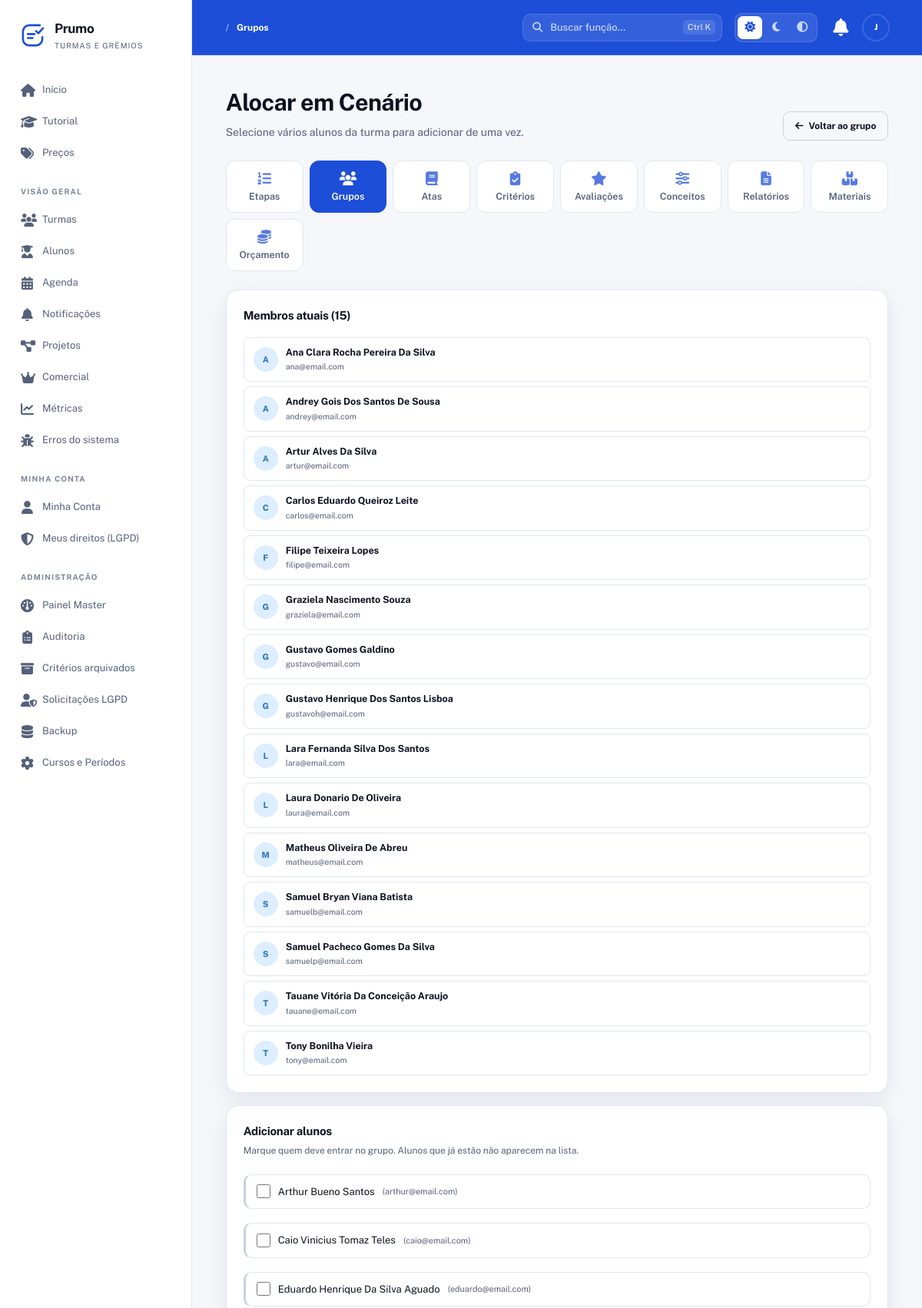
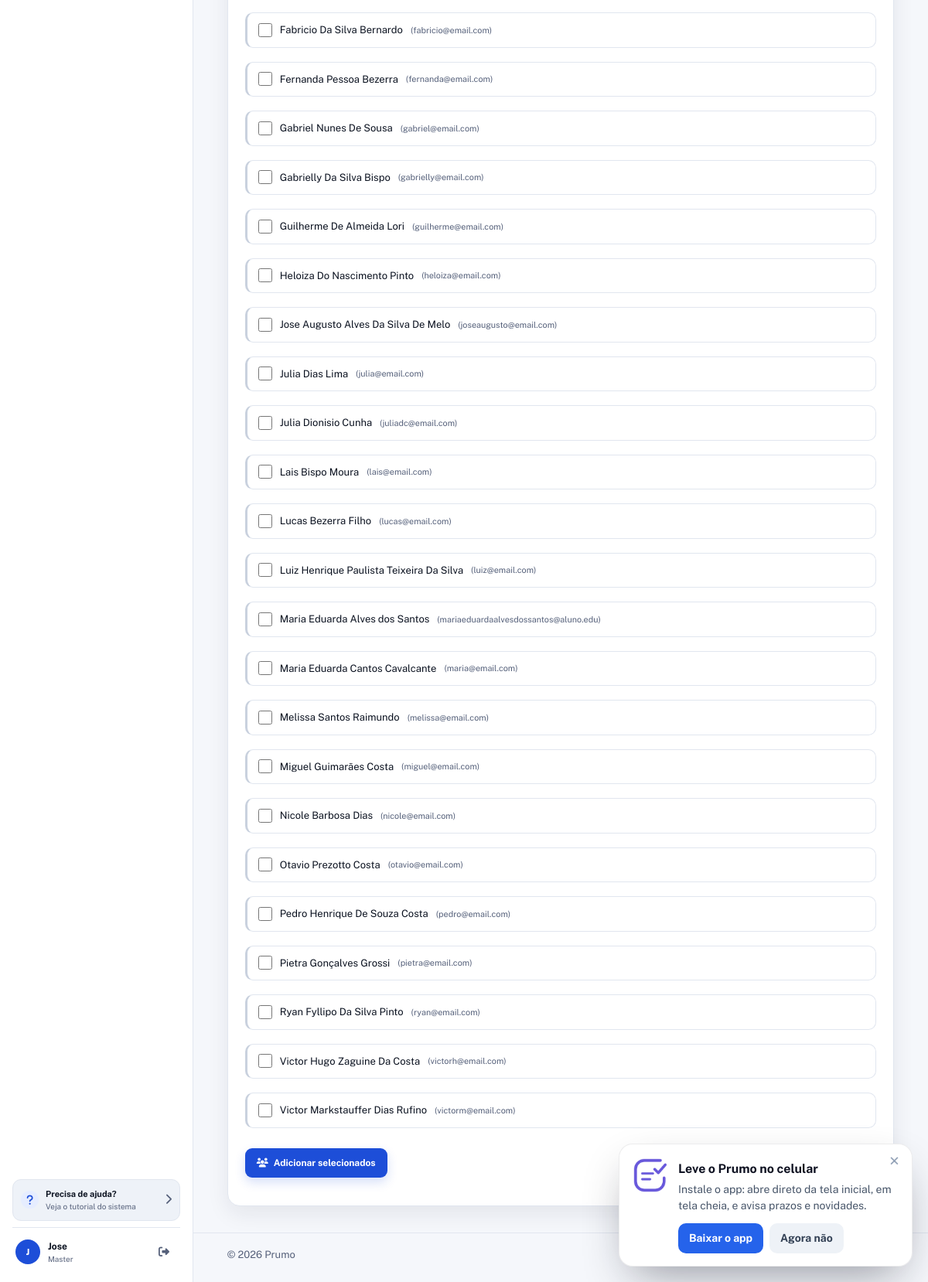
The app's page /SGT/grupos/5/diretores/alocar (signed in) with its own data (2 pictures, top to bottom).
### tables this page shows
CREATE TABLE grupos (
  id INT AUTO_INCREMENT PRIMARY KEY,
  projeto_id INT NOT NULL,
  nome VARCHAR(150) NOT NULL,
  modo_avaliacao_grupo ENUM('individual','coletiva') DEFAULT 'individual',
  modo_avaliacao_por ENUM('diretor','representante','pares','autoavaliacao','misto') DEFAULT 'diretor',
  created_at TIMESTAMP DEFAULT CURRENT_TIMESTAMP,
  updated_at TIMESTAMP DEFAULT CURRENT_TIMESTAMP ON UPDATE CURRENT_TIMESTAMP,
  FOREIGN KEY (projeto_id) REFERENCES projetos(id) ON DELETE CASCADE,
  INDEX idx_grupos_projeto (projeto_id)
);

CREATE TABLE grupo_alunos (
  id INT AUTO_INCREMENT PRIMARY KEY,
  grupo_id INT NOT NULL,
  usuario_id INT NOT NULL,
  entrou_em TIMESTAMP DEFAULT CURRENT_TIMESTAMP,
  saiu_em DATETIME DEFAULT NULL,
  UNIQUE KEY unico_grupo_aluno (grupo_id, usuario_id),
  FOREIGN KEY (grupo_id) REFERENCES grupos(id) ON DELETE CASCADE,
  FOREIGN KEY (usuario_id) REFERENCES usuarios(id) ON DELETE CASCADE,
  INDEX idx_ga_usuario (usuario_id)
);

CREATE TABLE usuarios (
  id INT AUTO_INCREMENT PRIMARY KEY,
  nome VARCHAR(150) NOT NULL,
  email VARCHAR(150) NOT NULL UNIQUE,
  senha VARCHAR(255) NOT NULL,
  google_id VARCHAR(64) DEFAULT NULL,            
  tipo ENUM('aluno','master') NOT NULL DEFAULT 'aluno',
  telefone VARCHAR(20) DEFAULT NULL,
  data_nascimento DATE DEFAULT NULL,
  email_confirmado TINYINT(1) NOT NULL DEFAULT 0,
  email_token VARCHAR(255) DEFAULT NULL,
  email_token_expira DATETIME DEFAULT NULL,
  primeiro_login TINYINT(1) NOT NULL DEFAULT 1,
  cadastro_pendente TINYINT(1) NOT NULL DEFAULT 0,  
  ativo TINYINT(1) NOT NULL DEFAULT 1,
  lgpd_aceito TINYINT(1) NOT NULL DEFAULT 0,
  lgpd_data DATETIME DEFAULT NULL,
  ultimo_acesso DATETIME DEFAULT NULL,
  created_at TIMESTAMP DEFAULT CURRENT_TIMESTAMP,
  updated_at TIMESTAMP DEFAULT CURRENT_TIMESTAMP ON UPDATE CURRENT_TIMESTAMP,
  UNIQUE KEY uk_google_id (google_id),
  INDEX idx_usuarios_email (email),
  INDEX idx_usuarios_tipo (tipo),
  INDEX idx_usuarios_ativo (ativo)
);

### app/Controllers/DiretorController.php (called while the page is built, shortened)
<?php
require_once __DIR__ . '/../Core/App.php';
require_once __DIR__ . '/../Models/Projeto.php';
require_once __DIR__ . '/../Models/Grupo.php';
require_once __DIR__ . '/../Models/GrupoAluno.php';
class DiretorController
{
    private Projeto      $projeto;
    private Grupo        $grupo;
    private GrupoAluno   $membro;
    public function __construct()
    {
        $this->projeto = new Projeto();
        $this->grupo   = new Grupo();
        $this->membro  = new GrupoAluno();
    }
    public function alocarForm(int $grupoId)
    {
        $grupo = $this->grupo->porId($grupoId);
        $projeto = $this->projeto->porId((int) $grupo['projeto_id']);
        $candidatos = $this->membro->candidatosNaTurma($grupoId, (int) $projeto['turma_id']);
        $membros    = $this->membro->listarAtivos($grupoId);
        $this->render('diretores/alocar', [
            'grupo'      => $grupo,
            'projeto'    => $projeto,
            'candidatos' => $candidatos,
            'membros'    => $membros,
        ]);
    }
    private function render(string $view, array $dados = []): void
    {
        extract($dados);
        require __DIR__ . '/../Views/' . $view . '.php';
    }
}

### app/Core/Router.php (called while the page is built, shortened)
<?php
require_once __DIR__ . '/App.php';
class Router
{
    private $routes = ['GET' => [], 'POST' => []];
    public function get($uri, $action, $roles = [])
    {
        $this->routes['GET'][$uri] = ['action' => $action, 'roles' => $roles];
    }
    public function post($uri, $action, $roles = [])
    {
        $this->routes['POST'][$uri] = ['action' => $action, 'roles' => $roles];
    }
    public function dispatch($requestUri)
    {
        $path     = parse_url($requestUri, PHP_URL_PATH);
        $basePath = App::getBasePath();
        if ($basePath && strpos($path, $basePath) === 0) {
            $path = substr($path, strlen($basePath));
        }
        $method = $_SERVER['REQUEST_METHOD'];
        $route  = $this->routes[$method][$path] ?? null;
        $params = [];
        if (!$route) {
            foreach ($this->routes[$method] as $routePath => $routeData) {
                if (str_contains($routePath, '{')) {
                    $pattern = preg_replace('#\{[a-zA-Z0-9_]+\}#', '([a-zA-Z0-9_\-\.]+)', $routePath);
                    $pattern = "#^" . $pattern . "$#";
                    if (preg_match($pattern, $path, $matches)) {
                        array_shift($matches);
                        $route  = $routeData;
                        $params = $matches;
                        break;
                    }
                }
            }
        }
        $action = $route['action'];
        [$controller, $methodName] = explode('@', $action);
        $controllerInstance = new $controller();
        $controllerInstance->$methodName(...$params);
    }
}

### public/index.php (called while the page is built, shortened)
<?php
require_once __DIR__ . '/../app/Core/App.php';
require_once __DIR__ . '/../app/Config/database.php';
require_once __DIR__ . '/../app/Core/Router.php';
$router = new Router();
$router->dispatch($_SERVER['REQUEST_URI']);

### app/Config/database.php (called while the page is built, shortened)
<?php
require_once __DIR__ . '/../Core/App.php';
class Database
{
    private static $connection = null;
    public static function getConnection()
    {
        if (self::$connection === null) {
            try {
                $host = App::get('DB_HOST', '127.0.0.1');
                $dbname = App::get('DB_NAME', 'ProjetoBase');
                $user = App::get('DB_USER', 'root');
                $pass = App::get('DB_PASS', '');
                $port = App::get('DB_PORT', '3306');
                if (strpos($host, ':') !== false) {
                    $dsn = "mysql:host={$host};dbname={$dbname};charset=utf8";
                } else {
                    $dsn = "mysql:host={$host};port={$port};dbname={$dbname};charset=utf8";
                }
                self::$connection = new PDO(
                    $dsn,
                    $user,
                    $pass,
                    [
                        PDO::ATTR_ERRMODE => PDO::ERRMODE_EXCEPTION,
                        PDO::ATTR_DEFAULT_FETCH_MODE => PDO::FETCH_ASSOC,
                        PDO::ATTR_EMULATE_PREPARES => false
                    ]
                );
            } catch (PDOException $e) {
                error_log("Erro de conexão com o banco: " . $e->getMessage());
                throw new Exception("Erro de conexão com o banco de dados: " . $e->getMessage());
            }
        }
        return self::$connection;
    }
}

### app/Core/Model.php (called while the page is built, shortened)
<?php
require_once __DIR__ . '/../Config/database.php';
class Model
{
    public function __construct()
    {
        $this->conn = Database::getConnection();
    }
}

### app/Models/Grupo.php (called while the page is built, shortened)
<?php
require_once __DIR__ . '/../Core/Model.php';
class Grupo extends Model
{
    public function porId(int $id): ?array
    {
        $stmt = $this->conn->prepare("
            SELECT g.*, p.nome AS projeto_nome, p.turma_id,
                   t.nome AS turma_nome, p.encerrado AS projeto_encerrado
            FROM grupos g
            INNER JOIN projetos p ON p.id = g.projeto_id
            INNER JOIN turmas t ON t.id = p.turma_id
            WHERE g.id = ? LIMIT 1
        ");
        $stmt->execute([$id]);
        return $stmt->fetch(PDO::FETCH_ASSOC) ?: null;
    }
}

### app/Core/App.php (called while the page is built, shortened)
<?php
class App
{
    private static $config = null;
    public static function init()
    {
        if (self::$config === null) {
            $envFile = __DIR__ . '/../../.env';
            self::$config = parse_ini_file($envFile);
        }
    }
    public static function get($key, $default = null)
    {
        return self::$config[$key] ?? $_ENV[$key] ?? $default;
    }
    public static function getName()
    {
        return self::get('APP_NAME', 'ProjetoBase');
    }
    public static function getBasePath()
    {
        return self::get('APP_BASE_PATH', '/' . self::getName());
    }
}

### app/Models/GrupoAluno.php (called while the page is built, shortened)
<?php
require_once __DIR__ . '/../Core/Model.php';
class GrupoAluno extends Model
{
    public function listarAtivos(int $grupoId): array
    {
        $stmt = $this->conn->prepare("
            SELECT ga.id, ga.usuario_id, ga.entrou_em, u.nome, u.email
            FROM grupo_alunos ga
            INNER JOIN usuarios u ON u.id = ga.usuario_id
            WHERE ga.grupo_id = ? AND ga.saiu_em IS NULL
            ORDER BY u.nome ASC
        ");
        $stmt->execute([$grupoId]);
        return $stmt->fetchAll(PDO::FETCH_ASSOC);
    }
    public function candidatosNaTurma(int $grupoId, int $turmaId): array
    {
        $stmt = $this->conn->prepare("
            SELECT u.id, u.nome, u.email
            FROM turma_usuarios tu
            INNER JOIN usuarios u ON u.id = tu.usuario_id
            WHERE tu.turma_id = ? AND tu.ativo = 1
              AND NOT EXISTS (
                  SELECT 1 FROM grupo_alunos ga
                  WHERE ga.grupo_id = ? AND ga.usuario_id = u.id AND ga.saiu_em IS NULL
              )
            ORDER BY u.nome ASC
        ");
        $stmt->execute([$turmaId, $grupoId]);
        return $stmt->fetchAll(PDO::FETCH_ASSOC);
    }
}

### app/Models/Projeto.php (called while the page is built, shortened)
<?php
require_once __DIR__ . '/../Core/Model.php';
class Projeto extends Model
{
    public function porId(int $id): ?array
    {
        $stmt = $this->conn->prepare("
            SELECT p.*, t.nome AS turma_nome, t.codigo_acesso AS turma_codigo,
                   u.nome AS encerrado_por_nome
            FROM projetos p
            INNER JOIN turmas t ON t.id = p.turma_id
            LEFT JOIN usuarios u ON u.id = p.encerrado_por
            WHERE p.id = ? LIMIT 1
        ");
        $stmt->execute([$id]);
        return $stmt->fetch(PDO::FETCH_ASSOC) ?: null;
    }
}

### app/Views/diretores/alocar.php (the view, shortened to what this page needs)
<?php
require_once __DIR__ . '/../layouts/header.php';
require_once __DIR__ . '/../layouts/nav.php';
?>
<section class="hero-section">
    <div>
        <h1>Alocar em <?= h($grupo['nome']) ?></h1>
        <p class="hero-subtitle">
            Selecione vários alunos da turma para adicionar de uma vez.
        </p>
    </div>
    <div class="hero-actions">
        <a class="button button-ghost" href="<?= $basePath ?>/grupos/<?= (int) $grupo['id'] ?>">
            <i class="fas fa-arrow-left"></i> Voltar ao grupo
        </a>
    </div>
</section>
<?php require __DIR__ . '/../projetos/_nav.php'; ?>
<section class="panel mb-16">
    <div class="panel-header">
        <div>
            <h2>Membros atuais (<?= count($membros) ?>)</h2>
        </div>
    </div>
    <?php if (empty($membros)): ?>
        <p class="text-muted">Nenhum membro.</p>
    <?php else: ?>
        <div class="membros-lista">
            <?php foreach ($membros as $m): ?>
                <div class="membro-item">
                    <span class="avatar avatar-blue"><?= strtoupper(substr($m['nome'], 0, 1)) ?></span>
                    <div class="membro-info">
                        <strong><?= h($m['nome']) ?></strong>
                        <small><?= h($m['email']) ?></small>
                    </div>
                </div>
            <?php endforeach; ?>
        </div>
    <?php endif; ?>
</section>
<section class="panel">
    <div class="panel-header">
        <div>
            <h2>Adicionar alunos</h2>
            <p>
                Marque quem deve entrar no grupo. Alunos que já estão não aparecem na lista.
            </p>
        </div>
    </div>
    <?php if (empty($candidatos)): ?>
        <p class="text-muted">
            Nenhum aluno disponível na turma (todos já estão neste grupo).
        </p>
    <?php else: ?>
        <form method="POST" action="<?= $basePath ?>/grupos/<?= (int) $grupo['id'] ?>/diretores/alocar">
            <div class="membros-lista">
                <?php foreach ($candidatos as $c): ?>
                    <label class="participante participante-turma">
                        <input type="checkbox" name="usuarios[]" value="<?= (int) $c['id'] ?>">
                        <?= h($c['nome']) ?>
                        <small class="text-muted">(<?= h($c['email']) ?>)</small>
                    </label>
                <?php endforeach; ?>
            </div>
            <p class="mt-20">
                <button type="submit" class="button button-primary">
                    <i class="fas fa-users"></i> Adicionar selecionados
                </button>
            </p>
        </form>
    <?php endif; ?>
</section>
<?php require_once __DIR__ . '/../layouts/footer.php'; ?>

### records on screen
grupos: nome "Cenário"
grupo_alunos: usuario.nome "A", usuario.nome "Ana Clara Rocha Pereira Da Silva", usuario.email "ana@email.com"
grupo_alunos: usuario.nome "A", usuario.nome "Andrey Gois Dos Santos De Sousa", usuario.email "andrey@email.com"
grupo_alunos: usuario.nome "A", usuario.nome "Artur Alves Da Silva", usuario.email "artur@email.com"
grupo_alunos: usuario.nome "C", usuario.nome "Carlos Eduardo Queiroz Leite", usuario.email "carlos@email.com"
grupo_alunos: usuario.nome "F", usuario.nome "Filipe Teixeira Lopes", usuario.email "filipe@email.com"
grupo_alunos: usuario.nome "G", usuario.nome "Graziela Nascimento Souza", usuario.email "graziela@email.com"
grupo_alunos: usuario.nome "G", usuario.nome "Gustavo Gomes Galdino", usuario.email "gustavo@email.com"
grupo_alunos: usuario.nome "G", usuario.nome "Gustavo Henrique Dos Santos Lisboa", usuario.email "gustavoh@email.com"
grupo_alunos: usuario.nome "L", usuario.nome "Lara Fernanda Silva Dos Santos", usuario.email "lara@email.com"
grupo_alunos: usuario.nome "L", usuario.nome "Laura Donario De Oliveira", usuario.email "laura@email.com"
grupo_alunos: usuario.nome "M", usuario.nome "Matheus Oliveira De Abreu", usuario.email "matheus@email.com"
grupo_alunos: usuario.nome "S", usuario.nome "Samuel Bryan Viana Batista", usuario.email "samuelb@email.com"
grupo_alunos: usuario.nome "S", usuario.nome "Samuel Pacheco Gomes Da Silva", usuario.email "samuelp@email.com"
grupo_alunos: usuario.nome "T", usuario.nome "Tauane Vitória Da Conceição Araujo", usuario.email "tauane@email.com"
grupo_alunos: usuario.nome "T", usuario.nome "Tony Bonilha Vieira", usuario.email "tony@email.com"
usuarios: nome "Arthur Bueno Santos", email "arthur@email.com"
usuarios: nome "Caio Vinicius Tomaz Teles", email "caio@email.com"
usuarios: nome "Eduardo Henrique Da Silva Aguado", email "eduardo@email.com"
usuarios: nome "Fabricio Da Silva Bernardo", email "fabricio@email.com"
usuarios: nome "Fernanda Pessoa Bezerra", email "fernanda@email.com"
usuarios: nome "Gabriel Nunes De Sousa", email "gabriel@email.com"
usuarios: nome "Gabrielly Da Silva Bispo", email "gabrielly@email.com"
usuarios: nome "Guilherme De Almeida Lori", email "guilherme@email.com"
usuarios: nome "Heloiza Do Nascimento Pinto", email "heloiza@email.com"
usuarios: nome "Jose Augusto Alves Da Silva De Melo", email "joseaugusto@email.com"
usuarios: nome "Julia Dias Lima", email "julia@email.com"
usuarios: nome "Julia Dionisio Cunha", email "juliadc@email.com"
usuarios: nome "Lais Bispo Moura", email "lais@email.com"
usuarios: nome "Lucas Bezerra Filho", email "lucas@email.com"
usuarios: nome "Luiz Henrique Paulista Teixeira Da Silva", email "luiz@email.com"
usuarios: nome "Maria Eduarda Alves dos Santos", email "mariaeduardaalvesdossantos@aluno.edu"
usuarios: nome "Maria Eduarda Cantos Cavalcante", email "maria@email.com"
usuarios: nome "Melissa Santos Raimundo", email "melissa@email.com"
usuarios: nome "Miguel Guimarães Costa", email "miguel@email.com"
usuarios: nome "Nicole Barbosa Dias", email "nicole@email.com"
usuarios: nome "Otavio Prezotto Costa", email "otavio@email.com"
usuarios: nome "Pedro Henrique De Souza Costa", email "pedro@email.com"
usuarios: nome "Pietra Gonçalves Grossi", email "pietra@email.com"
usuarios: nome "Ryan Fyllipo Da Silva Pinto", email "ryan@email.com"
usuarios: nome "Victor Hugo Zaguine Da Costa", email "victorh@email.com"
usuarios: nome "Victor Markstauffer Dias Rufino", email "victorm@email.com"

### other values on screen
$appName "Prumo"
$label "Início"
$label "Tutorial"
$label "Preços"
$secao "VISÃO GERAL"
$label "Turmas"
$label "Alunos"
$label "Agenda"
$label "Notificações"
$label "Projetos"
$label "Comercial"
$label "Métricas"
$label "Erros do sistema"
$secao "MINHA CONTA"
$label "Minha Conta"
